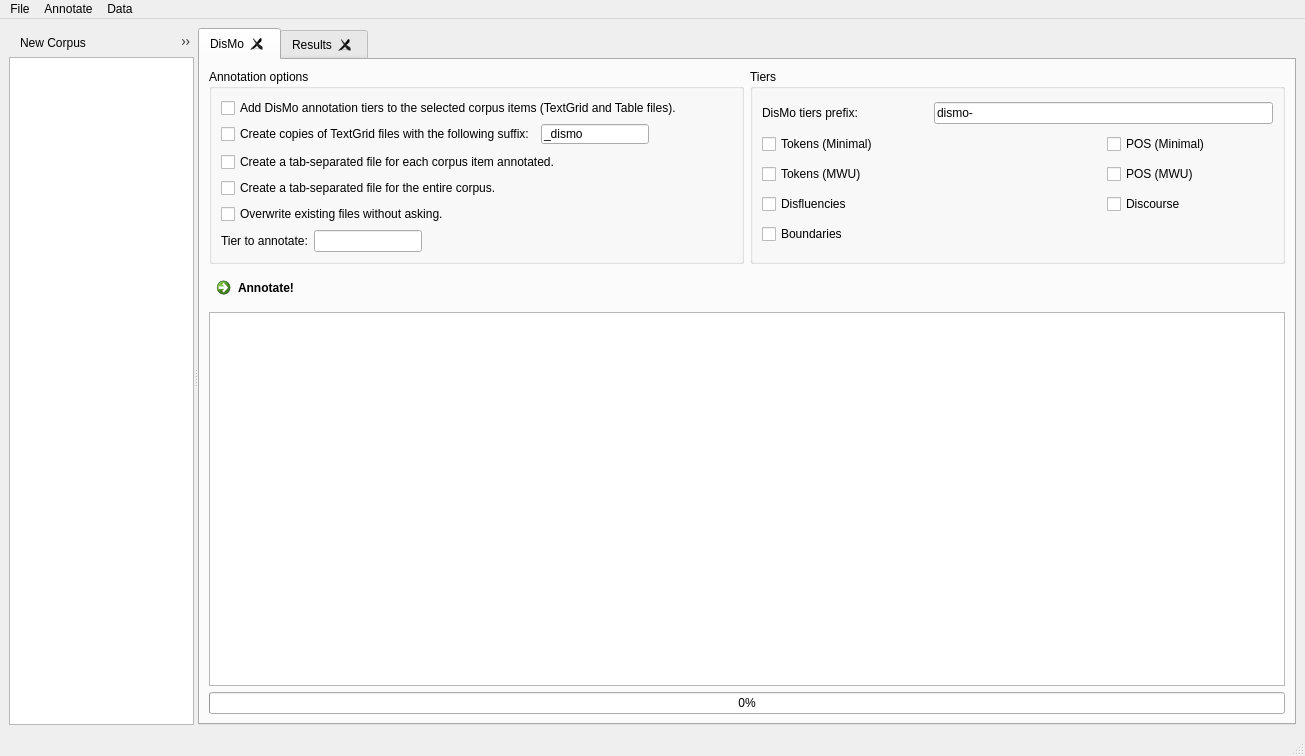
<?xml version="1.0" encoding="UTF-8"?>
<ui version="4.0">
 <class>MainWindow</class>
 <widget class="QMainWindow" name="MainWindow">
  <property name="geometry">
   <rect>
    <x>0</x>
    <y>0</y>
    <width>1305</width>
    <height>756</height>
   </rect>
  </property>
  <property name="windowTitle">
   <string>DisMo Annotator v. 0.4 BETA 3</string>
  </property>
  <property name="windowIcon">
   <iconset resource="app-gui-resources.qrc">
    <normaloff>:/dismo/icons/corpus_annotation.png</normaloff>:/dismo/icons/corpus_annotation.png</iconset>
  </property>
  <widget class="QWidget" name="centralwidget">
   <layout class="QGridLayout" name="gridLayout_6">
    <item row="0" column="0">
     <widget class="QSplitter" name="splitter">
      <property name="orientation">
       <enum>Qt::Horizontal</enum>
      </property>
      <widget class="QWidget" name="widgetCorpus" native="true">
       <property name="sizePolicy">
        <sizepolicy hsizetype="Preferred" vsizetype="Preferred">
         <horstretch>2</horstretch>
         <verstretch>0</verstretch>
        </sizepolicy>
       </property>
       <layout class="QGridLayout" name="gridLayout_2">
        <property name="leftMargin">
         <number>0</number>
        </property>
        <property name="topMargin">
         <number>0</number>
        </property>
        <property name="rightMargin">
         <number>0</number>
        </property>
        <property name="bottomMargin">
         <number>0</number>
        </property>
        <property name="spacing">
         <number>0</number>
        </property>
        <item row="0" column="0">
         <widget class="QToolBar" name="toolBar">
          <property name="windowTitle">
           <string>toolBar</string>
          </property>
          <addaction name="actionCorpusNew"/>
          <addaction name="actionCorpusOpen"/>
          <addaction name="actionCorpusSave"/>
          <addaction name="separator"/>
          <addaction name="actionCorpusAddFile"/>
          <addaction name="actionCorpusRemoveFile"/>
          <addaction name="actionCorpusAddFromFolder"/>
         </widget>
        </item>
        <item row="1" column="0">
         <widget class="QTreeView" name="treeviewCorpus"/>
        </item>
       </layout>
      </widget>
      <widget class="QTabWidget" name="tabWidget">
       <property name="sizePolicy">
        <sizepolicy hsizetype="Expanding" vsizetype="Expanding">
         <horstretch>4</horstretch>
         <verstretch>0</verstretch>
        </sizepolicy>
       </property>
       <property name="currentIndex">
        <number>0</number>
       </property>
       <property name="documentMode">
        <bool>false</bool>
       </property>
       <property name="tabsClosable">
        <bool>true</bool>
       </property>
       <widget class="QWidget" name="tabDismo">
        <property name="sizePolicy">
         <sizepolicy hsizetype="Fixed" vsizetype="Preferred">
          <horstretch>0</horstretch>
          <verstretch>0</verstretch>
         </sizepolicy>
        </property>
        <attribute name="title">
         <string>DisMo</string>
        </attribute>
        <layout class="QGridLayout" name="gridLayout_7">
         <item row="0" column="0">
          <layout class="QGridLayout" name="gridLayoutTop">
           <item row="0" column="1">
            <widget class="QGroupBox" name="groupBoxTiers">
             <property name="sizePolicy">
              <sizepolicy hsizetype="Preferred" vsizetype="Preferred">
               <horstretch>1</horstretch>
               <verstretch>0</verstretch>
              </sizepolicy>
             </property>
             <property name="title">
              <string>Tiers</string>
             </property>
             <layout class="QGridLayout" name="gridLayout">
              <item row="3" column="0">
               <widget class="QCheckBox" name="checkOutputDisfluencies">
                <property name="text">
                 <string>Disfluencies</string>
                </property>
               </widget>
              </item>
              <item row="3" column="2">
               <widget class="QCheckBox" name="checkOutputDiscourse">
                <property name="text">
                 <string>Discourse</string>
                </property>
               </widget>
              </item>
              <item row="0" column="1" colspan="2">
               <widget class="QLineEdit" name="editDismoTierPrefix">
                <property name="text">
                 <string>dismo-</string>
                </property>
               </widget>
              </item>
              <item row="1" column="0" colspan="2">
               <widget class="QCheckBox" name="checkOutputTokMin">
                <property name="text">
                 <string>Tokens (Minimal)</string>
                </property>
               </widget>
              </item>
              <item row="0" column="0">
               <widget class="QLabel" name="label_2">
                <property name="sizePolicy">
                 <sizepolicy hsizetype="Minimum" vsizetype="Preferred">
                  <horstretch>0</horstretch>
                  <verstretch>0</verstretch>
                 </sizepolicy>
                </property>
                <property name="text">
                 <string>DisMo tiers prefix:</string>
                </property>
               </widget>
              </item>
              <item row="2" column="0">
               <widget class="QCheckBox" name="checkOutputTokMWU">
                <property name="text">
                 <string>Tokens (MWU)</string>
                </property>
               </widget>
              </item>
              <item row="4" column="0">
               <widget class="QCheckBox" name="checkOutputBoundaries">
                <property name="text">
                 <string>Boundaries</string>
                </property>
               </widget>
              </item>
              <item row="1" column="2">
               <widget class="QCheckBox" name="checkOutputPOSMin">
                <property name="text">
                 <string>POS (Minimal)</string>
                </property>
               </widget>
              </item>
              <item row="2" column="2">
               <widget class="QCheckBox" name="checkOutputPOSMWU">
                <property name="text">
                 <string>POS (MWU)</string>
                </property>
               </widget>
              </item>
             </layout>
            </widget>
           </item>
           <item row="0" column="0">
            <widget class="QGroupBox" name="groupBoxOutput">
             <property name="sizePolicy">
              <sizepolicy hsizetype="Preferred" vsizetype="Preferred">
               <horstretch>1</horstretch>
               <verstretch>0</verstretch>
              </sizepolicy>
             </property>
             <property name="title">
              <string>Annotation options</string>
             </property>
             <layout class="QFormLayout" name="formLayout_2">
              <item row="0" column="0">
               <widget class="QCheckBox" name="checkAddAnnotations">
                <property name="text">
                 <string>Add DisMo annotation tiers to the selected corpus items (TextGrid and Table files).</string>
                </property>
               </widget>
              </item>
              <item row="1" column="0">
               <layout class="QGridLayout" name="gridLayout_4">
                <item row="0" column="0">
                 <widget class="QCheckBox" name="checkCreateCopies">
                  <property name="text">
                   <string>Create copies of TextGrid files with the following suffix:</string>
                  </property>
                 </widget>
                </item>
                <item row="0" column="1">
                 <widget class="QLineEdit" name="editSuffix">
                  <property name="text">
                   <string>_dismo</string>
                  </property>
                 </widget>
                </item>
               </layout>
              </item>
              <item row="2" column="0">
               <widget class="QCheckBox" name="checkCreateTablesEach">
                <property name="text">
                 <string>Create a tab-separated file for each corpus item annotated.</string>
                </property>
               </widget>
              </item>
              <item row="3" column="0">
               <widget class="QCheckBox" name="checkCreateTableFull">
                <property name="text">
                 <string>Create a tab-separated file for the entire corpus.</string>
                </property>
               </widget>
              </item>
              <item row="5" column="0">
               <layout class="QGridLayout" name="gridLayout_5">
                <item row="0" column="0">
                 <widget class="QLabel" name="label">
                  <property name="sizePolicy">
                   <sizepolicy hsizetype="Minimum" vsizetype="Preferred">
                    <horstretch>0</horstretch>
                    <verstretch>0</verstretch>
                   </sizepolicy>
                  </property>
                  <property name="text">
                   <string>Tier to annotate:</string>
                  </property>
                 </widget>
                </item>
                <item row="0" column="1">
                 <widget class="QLineEdit" name="editInputTier"/>
                </item>
               </layout>
              </item>
              <item row="4" column="0" colspan="2">
               <widget class="QCheckBox" name="checkOverwrite">
                <property name="sizePolicy">
                 <sizepolicy hsizetype="Minimum" vsizetype="Fixed">
                  <horstretch>0</horstretch>
                  <verstretch>0</verstretch>
                 </sizepolicy>
                </property>
                <property name="text">
                 <string>Overwrite existing files without asking.</string>
                </property>
               </widget>
              </item>
             </layout>
            </widget>
           </item>
          </layout>
         </item>
         <item row="1" column="0">
          <layout class="QGridLayout" name="gridLayoutBottom">
           <item row="0" column="0">
            <widget class="QCommandLinkButton" name="commandAnnotate">
             <property name="text">
              <string>Annotate!</string>
             </property>
            </widget>
           </item>
           <item row="1" column="0">
            <widget class="QTextBrowser" name="textProgress"/>
           </item>
           <item row="2" column="0">
            <widget class="QProgressBar" name="progressBarAnnotation">
             <property name="value">
              <number>0</number>
             </property>
            </widget>
           </item>
          </layout>
         </item>
        </layout>
       </widget>
       <widget class="QWidget" name="tabResults">
        <attribute name="title">
         <string>Results</string>
        </attribute>
        <layout class="QGridLayout" name="gridLayout_3">
         <item row="0" column="0">
          <widget class="QTableView" name="tableviewResults"/>
         </item>
        </layout>
       </widget>
      </widget>
     </widget>
    </item>
   </layout>
  </widget>
  <widget class="QMenuBar" name="menubar">
   <property name="geometry">
    <rect>
     <x>0</x>
     <y>0</y>
     <width>1305</width>
     <height>22</height>
    </rect>
   </property>
   <widget class="QMenu" name="menuFile">
    <property name="title">
     <string>File</string>
    </property>
    <addaction name="actionCorpusNew"/>
    <addaction name="actionCorpusOpen"/>
    <addaction name="actionCorpusSave"/>
    <addaction name="actionCorpusSaveAs"/>
    <addaction name="separator"/>
    <addaction name="actionCorpusAddFile"/>
    <addaction name="actionCorpusRemoveFile"/>
    <addaction name="actionCorpusAddFromFolder"/>
    <addaction name="separator"/>
    <addaction name="actionQuit"/>
   </widget>
   <widget class="QMenu" name="menuAnnotator">
    <property name="title">
     <string>Annotate</string>
    </property>
    <addaction name="actionAnnotate"/>
    <addaction name="actionEvaluation"/>
   </widget>
   <widget class="QMenu" name="menuData">
    <property name="title">
     <string>Data</string>
    </property>
    <addaction name="actionLoadTabFileForCorpus"/>
    <addaction name="actionSaveTextgrids"/>
    <addaction name="separator"/>
    <addaction name="actionSaveTabFiles"/>
    <addaction name="actionSaveTabFileForCorpus"/>
   </widget>
   <addaction name="menuFile"/>
   <addaction name="menuAnnotator"/>
   <addaction name="menuData"/>
  </widget>
  <widget class="QStatusBar" name="statusbar"/>
  <action name="actionCorpusAddFile">
   <property name="icon">
    <iconset resource="app-gui-resources.qrc">
     <normaloff>:/dismo/icons/add_file.png</normaloff>:/dismo/icons/add_file.png</iconset>
   </property>
   <property name="text">
    <string>Add File to Corpus...</string>
   </property>
  </action>
  <action name="actionCorpusRemoveFile">
   <property name="icon">
    <iconset resource="app-gui-resources.qrc">
     <normaloff>:/dismo/icons/remove_file.png</normaloff>:/dismo/icons/remove_file.png</iconset>
   </property>
   <property name="text">
    <string>Remove File</string>
   </property>
  </action>
  <action name="actionCorpusAddFromFolder">
   <property name="icon">
    <iconset resource="app-gui-resources.qrc">
     <normaloff>:/dismo/icons/add_folder.png</normaloff>:/dismo/icons/add_folder.png</iconset>
   </property>
   <property name="text">
    <string>Add Files From Folder...</string>
   </property>
  </action>
  <action name="actionCorpusNew">
   <property name="icon">
    <iconset resource="app-gui-resources.qrc">
     <normaloff>:/dismo/icons/corpus_new.png</normaloff>:/dismo/icons/corpus_new.png</iconset>
   </property>
   <property name="text">
    <string>New Corpus</string>
   </property>
  </action>
  <action name="actionCorpusOpen">
   <property name="icon">
    <iconset resource="app-gui-resources.qrc">
     <normaloff>:/dismo/icons/corpus_open.png</normaloff>:/dismo/icons/corpus_open.png</iconset>
   </property>
   <property name="text">
    <string>Open Corpus...</string>
   </property>
  </action>
  <action name="actionCorpusSave">
   <property name="icon">
    <iconset resource="app-gui-resources.qrc">
     <normaloff>:/dismo/icons/corpus_save.png</normaloff>:/dismo/icons/corpus_save.png</iconset>
   </property>
   <property name="text">
    <string>Save Corpus</string>
   </property>
  </action>
  <action name="actionCorpusSaveAs">
   <property name="icon">
    <iconset resource="app-gui-resources.qrc">
     <normaloff>:/dismo/icons/corpus_saveas.png</normaloff>:/dismo/icons/corpus_saveas.png</iconset>
   </property>
   <property name="text">
    <string>Save Corpus As...</string>
   </property>
  </action>
  <action name="actionQuit">
   <property name="text">
    <string>Quit</string>
   </property>
  </action>
  <action name="actionAnnotate">
   <property name="text">
    <string>Annotate Corpus</string>
   </property>
  </action>
  <action name="actionEvaluation">
   <property name="text">
    <string>Evaluate Annotator</string>
   </property>
  </action>
  <action name="actionSaveTextgrids">
   <property name="text">
    <string>Save Textgrids</string>
   </property>
  </action>
  <action name="actionSaveTabFiles">
   <property name="text">
    <string>Export Tab-separated Files...</string>
   </property>
  </action>
  <action name="actionSaveTabFileForCorpus">
   <property name="text">
    <string>Export Tab-separated File for Entire Corpus...</string>
   </property>
  </action>
  <action name="actionLoadTabFileForCorpus">
   <property name="text">
    <string>Load Tab-separated File...</string>
   </property>
  </action>
 </widget>
 <resources>
  <include location="app-gui-resources.qrc"/>
  <include location="app-gui-resources.qrc"/>
 </resources>
 <connections/>
</ui>
